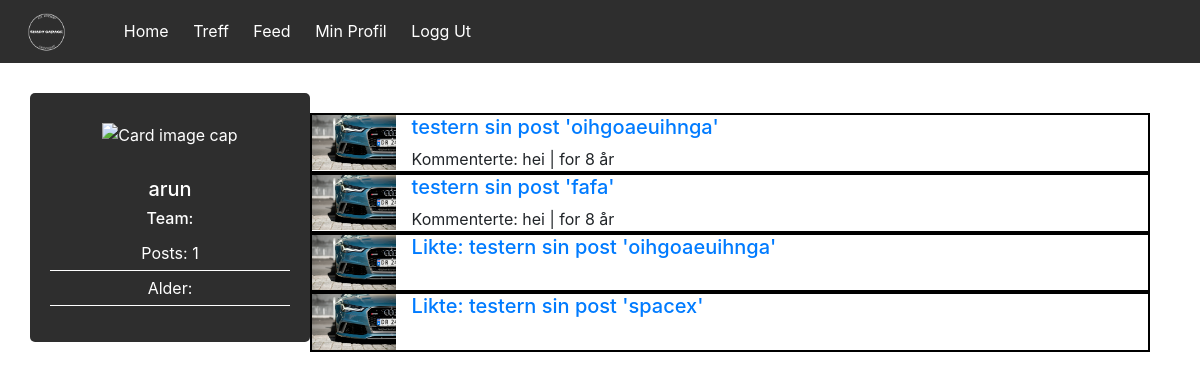
Screenshot of /accounts/otherprofiles/1/activities// with the database file from the repository.
### posts/models.py (models this page shows, shortened)
class PostComment(models.Model):
     post_fk = models.ForeignKey(Post, related_name="post_comment_fk")
     user_fk = models.ForeignKey(User, related_name="post_comment_user")
     comment = models.TextField(max_length=1020)
     created = models.DateTimeField(auto_now_add = True)
     class Meta:
         ordering = ['-created']

class Post(models.Model):
    user_fk = models.ForeignKey(User, related_name = "user_posting")
    post_title = models.CharField(max_length = 100)
    post_image = models.ImageField(upload_to="post_pic", blank = True)
    post_description = models.TextField(max_length = 255, blank = True)
    post_likes = models.ManyToManyField(auth.models.User, blank = True, related_name = "post_likes")
    post_created = models.DateTimeField(auto_now_add = True)
    slug = models.SlugField(unique = True)
    objects = PostManager()
    def get_absolute_url(self):
        return reverse('posts:post_detail', kwargs={'slug':self.slug})
    class Meta:
        ordering = ['-post_created']

### accounts/models.py (models this page shows, shortened)
class Profile(models.Model):
    TEAM_CHOICES = (('SHADYGARAGE', "ShadyGarage"), ('CLASSIC', "Classic"), ('OFFROAD', "Offroad"), ('RÅNER', "Råner"), ('STANCE', "Stance"), ('TUNER', "Tuner"))
    user = models.OneToOneField(auth.models.User, on_delete = models.CASCADE)
    teams = models.CharField(max_length = 50, choices = TEAM_CHOICES, default="SHADYGARAGE")
    age = models.PositiveIntegerField(null = True, blank = True)
    profile_pic = models.ImageField(upload_to = "profile_pic", default = "/default/default.png")

### accounts/views.py (the view)
# urls.py: url(r'^otherprofiles/(?P<pk>\d+)/activities//$', views.ProfileActivity, name="activity-otherprofile-pages"),
def ProfileActivity(request, pk=None):
    if pk:
        user = User.objects.get(pk=pk)
    else:
        user = request.user
    return render(request, 'accounts/activity.html', {'user':user})

### accounts/templates/accounts/activity.html (shortened to what this page needs)
{% extends "base.html" %}
{% load staticfiles %}
{% block body %}
<div class="profile-card">
    <img class="profile-card-img" src="{{user.profile.profile_pic.url}}" alt="Card image cap">
    <div class="profile-card-body">
      <h5 class="profile-card-title">{{user.username}}</h5>
      <h6 class="profile-card-sub-title">Team: {{user.profile.teams}}</h6>
      <ul class="profile-card-list">
        <li class="profile-card-list-item">Posts: {{user.user_posting.all.count}}</li>
        <li class="profile-card-list-item">Alder: {{user.profile.age}}</li>
      </ul>
    </div>
  </div>
  <div class="activity-comment-container">
    {% for comment in user.post_comment_user.all  %}
    <div class="media" style="border:2px solid black;">
      <img class="mr-3" src="{{ comment.post_fk.user_fk.profile.profile_pic.url }}" alt="bruker mangler bilde" width="10%" heigth="10%">
      <div class="media-body">
        <a href="{{ comment.post_fk.get_absolute_url }}"><h5 class="mt-0">{{comment.post_fk.user_fk.username}} sin post '{{comment.post_fk.post_title}}'</h5></a>
        Kommenterte: {{comment.comment}} | for {{comment.created|timesince}}
      </div>
    </div>
    {% endfor %}
    {% for like in user.post_likes.all reversed %}
    <div class="media" style="border:2px solid black;">
      <img class="mr-3" src="{{ like.user_fk.profile.profile_pic.url }}" alt="bruker mangler bilde" width="10%" heigth="10%">
      <div class="media-body">
        <a href="{{ like.get_absolute_url }}"><h5 class="mt-0">Likte: {{like.user_fk.username}} sin post '{{like.post_title}}'</h5></a>
      </div>
    </div>
    {% endfor %}
  </div>
{% endblock %}

### static/css/style.css (style rules this page uses)
:root { --button-color: #17a2b8; --main-dark-color: #2E2E2E; --main-light-color: #3f474f; }
* { margin: 0; padding: 0; }
a { text-decoration: none; }
h1,h2,h3,h4,h5,h6 { font-family: 'Catamaran', sans-serif; font-size: 60px; }
.profile-card { color: white; display: inline-block; background-color: var(--main-dark-color); width: 280px; padding: 20px; text-align: center; border-radius: 5px; position: relative; top: 30px; left: 30px; z-index: 5; }
.profile-card-img { width: 100%; margin: 10px 0 30px 0; }
.profile-card-list { list-style-type: none; }
.profile-card-list-item { border-bottom: 1px solid white; padding: 5px 0; }
.activity-comment-container { width: 70vw; height: 100vh; position: relative; float: right; top: 50px; right: 50px; }

### rows the page displays
PostComment: post_fk.user_fk.profile.profile_pic (picture), post_fk.user_fk.username "testern", post_fk.post_title "oihgoaeuihnga", comment "hei", created "8 år"
PostComment: post_fk.user_fk.profile.profile_pic (picture), post_fk.user_fk.username "testern", post_fk.post_title "fafa", comment "hei", created "8 år"
Post: user_fk.profile.profile_pic (picture), user_fk.username "testern", post_title "oihgoaeuihnga"
Post: user_fk.profile.profile_pic (picture), user_fk.username "testern", post_title "spacex"

### other values shown
{{ user.username }} "arun"
{{ user.user_posting.all.count }} "1"
